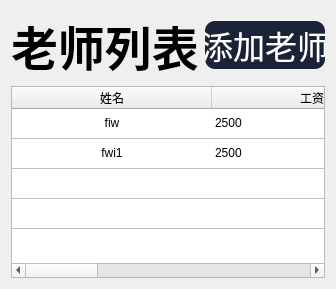
          <widget class="QWidget" name="page_5">
           <layout class="QHBoxLayout" name="horizontalLayout_39">
            <item>
             <layout class="QVBoxLayout" name="verticalLayout_20">
              <item>
               <layout class="QHBoxLayout" name="horizontalLayout_38">
                <item>
                 <widget class="QLabel" name="label_48">
                  <property name="font">
                   <font>
                    <family>Songti SC</family>
                    <pointsize>35</pointsize>
                    <bold>true</bold>
                   </font>
                  </property>
                  <property name="text">
                   <string>老师列表</string>
                  </property>
                 </widget>
                </item>
                <item>
                 <widget class="QPushButton" name="pushButton_19">
                  <property name="minimumSize">
                   <size>
                    <width>80</width>
                    <height>0</height>
                   </size>
                  </property>
                  <property name="maximumSize">
                   <size>
                    <width>120</width>
                    <height>16777215</height>
                   </size>
                  </property>
                  <property name="font">
                   <font>
                    <family>Wawati SC</family>
                    <pointsize>24</pointsize>
                   </font>
                  </property>
                  <property name="styleSheet">
                   <string notr="true">QPushButton{
color:rgb(255,255,255);
border-radius:10px;
background-color:rgb(27,35,56);
}
QPushButton:hover{
background-color:rgb(47,60,97);
}
QPushButton:pressed{
background-color:rgb(19,24,39);
}</string>
                  </property>
                  <property name="text">
                   <string>添加老师</string>
                  </property>
                 </widget>
                </item>
               </layout>
              </item>
              <item>
               <widget class="QTableWidget" name="tableWidget_3">
                <property name="styleSheet">
                 <string notr="true">QTableWidget:item{
border-bottom:0.5px solid rgb(192, 192, 192);
selection-color: rgb(0, 0, 0);
}</string>
                </property>
                <property name="showGrid">
                 <bool>false</bool>
                </property>
                <attribute name="horizontalHeaderDefaultSectionSize">
                 <number>200</number>
                </attribute>
                <attribute name="horizontalHeaderHighlightSections">
                 <bool>true</bool>
                </attribute>
                <attribute name="horizontalHeaderStretchLastSection">
                 <bool>true</bool>
                </attribute>
                <attribute name="verticalHeaderVisible">
                 <bool>false</bool>
                </attribute>
                <row>
                 <property name="text">
                  <string>0</string>
                 </property>
                </row>
                <row>
                 <property name="text">
                  <string>1</string>
                 </property>
                </row>
                <row>
                 <property name="text">
                  <string>2</string>
                 </property>
                </row>
                <row>
                 <property name="text">
                  <string>3</string>
                 </property>
                </row>
                <column>
                 <property name="text">
                  <string>姓名</string>
                 </property>
                </column>
                <column>
                 <property name="text">
                  <string>工资</string>
                 </property>
                </column>
                <column>
                 <property name="text">
                  <string>冻结状态</string>
                 </property>
                </column>
                <column>
                 <property name="text">
                  <string>编辑</string>
                 </property>
                </column>
                <item row="0" column="0">
                 <property name="text">
                  <string>fiw</string>
                 </property>
                 <property name="textAlignment">
                  <set>AlignCenter</set>
                 </property>
                </item>
                <item row="0" column="1">
                 <property name="text">
                  <string>2500</string>
                 </property>
                </item>
                <item row="0" column="2">
                 <property name="text">
                  <string>正常</string>
                 </property>
                </item>
                <item row="0" column="3">
                 <property name="text">
                  <string>编辑</string>
                 </property>
                </item>
                <item row="1" column="0">
                 <property name="text">
                  <string>fwi1</string>
                 </property>
                 <property name="textAlignment">
                  <set>AlignCenter</set>
                 </property>
                </item>
                <item row="1" column="1">
                 <property name="text">
                  <string>2500</string>
                 </property>
                </item>
                <item row="1" column="2">
                 <property name="text">
                  <string>正常</string>
                 </property>
                </item>
                <item row="1" column="3">
                 <property name="text">
                  <string>编辑</string>
                 </property>
                </item>
               </widget>
              </item>
             </layout>
            </item>
           </layout>
          </widget>
